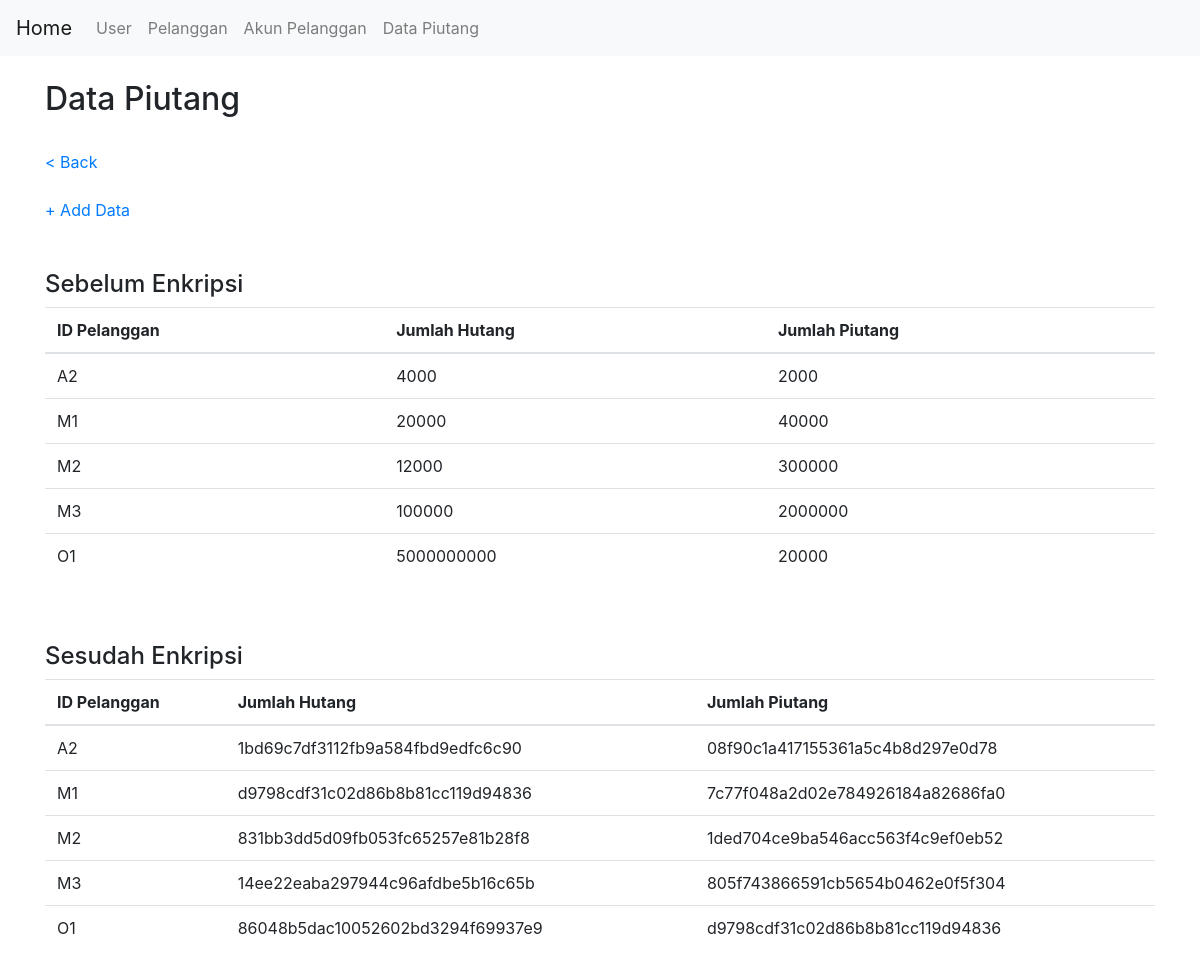
The app's page /data_piutang/index.php with its own data.
### tables this page shows
CREATE TABLE `data_piutang` (
  `id_pel` varchar(10) NOT NULL,
  `jumlah_hutang` varchar(25) NOT NULL,
  `jumlah_piutang` varchar(25) NOT NULL
);

### data_piutang/index.php (the view, shortened to what this page needs)
<html>
   <head>
        <link rel="stylesheet" href="../css/style.css">
        <link rel="stylesheet" href="../css/bootstrap.min.css">
   </head>
   <body>
   <?php include "../header.php"; ?>
       <div class="container">
            <br>
            <h2>Data Piutang</h2>
            <br>
            <a href="/penyandian">< Back</a><br><br>
            <a href="create.php">+ Add Data</a>
            <div>
                <br><br>
                    <h4>Sebelum Enkripsi</h4>
                <table class="table tab-striped">
                    <thead>
                        <tr>
                            <th>ID Pelanggan</th>
                            <th>Jumlah Hutang</th>
                            <th>Jumlah Piutang</th>
                        </tr>
                    </thead>
                    <tbody>
                    <?php
                            include '../config.php';
                            $data = mysqli_query($link,"select * from data_piutang");
                            while($d = mysqli_fetch_array($data)){
                                ?>
                                <tr>
                                    <td><?php echo $d['id_pel']; ?></td>
                                    <td><?php echo $d['jumlah_hutang']; ?></td>
                                    <td><?php echo $d['jumlah_piutang']; ?></td>
                                </tr>
                                <?php
                            }
                            ?>
                    </tbody>
                </table>
            </div>
            <div>
                <br><br>
                    <h4>Sesudah Enkripsi</h4>
                <table class="table tab-striped">
                    <thead>
                        <tr>
                            <th>ID Pelanggan</th>
                            <th>Jumlah Hutang</th>
                            <th>Jumlah Piutang</th>
                        </tr>
                    </thead>
                    <tbody>
                    <?php
                            include '../config.php';
                            $data = mysqli_query($link,"select * from data_piutang");
                            while($d = mysqli_fetch_array($data)){
                                ?>
                                <tr>
                                    <td><?php echo $d['id_pel']; ?></td>
                                    <td><?php echo md5($d['jumlah_hutang']); ?></td>
                                    <td><?php echo md5($d['jumlah_piutang']); ?></td>
                                </tr>
                                <?php
                            }
                            ?>
                    </tbody>
                </table>
            </div>
       </div>
   </body>
</html>

### css/style.css (style rules this page uses)
body { background: #3498db; font-family: sans-serif; }

### records on screen
data_piutang: id_pel "A2", jumlah_hutang "4000", jumlah_piutang "2000", jumlah_hutang "1bd69c7df3112fb9a584fbd9edfc6c90", jumlah_piutang "08f90c1a417155361a5c4b8d297e0d78"
data_piutang: id_pel "M1", jumlah_hutang "20000", jumlah_piutang "40000", jumlah_hutang "d9798cdf31c02d86b8b81cc119d94836", jumlah_piutang "7c77f048a2d02e784926184a82686fa0"
data_piutang: id_pel "M2", jumlah_hutang "12000", jumlah_piutang "300000", jumlah_hutang "831bb3dd5d09fb053fc65257e81b28f8", jumlah_piutang "1ded704ce9ba546acc563f4c9ef0eb52"
data_piutang: id_pel "M3", jumlah_hutang "100000", jumlah_piutang "2000000", jumlah_hutang "14ee22eaba297944c96afdbe5b16c65b", jumlah_piutang "805f743866591cb5654b0462e0f5f304"
data_piutang: id_pel "O1", jumlah_hutang "5000000000", jumlah_piutang "20000", jumlah_hutang "86048b5dac10052602bd3294f69937e9", jumlah_piutang "d9798cdf31c02d86b8b81cc119d94836"
